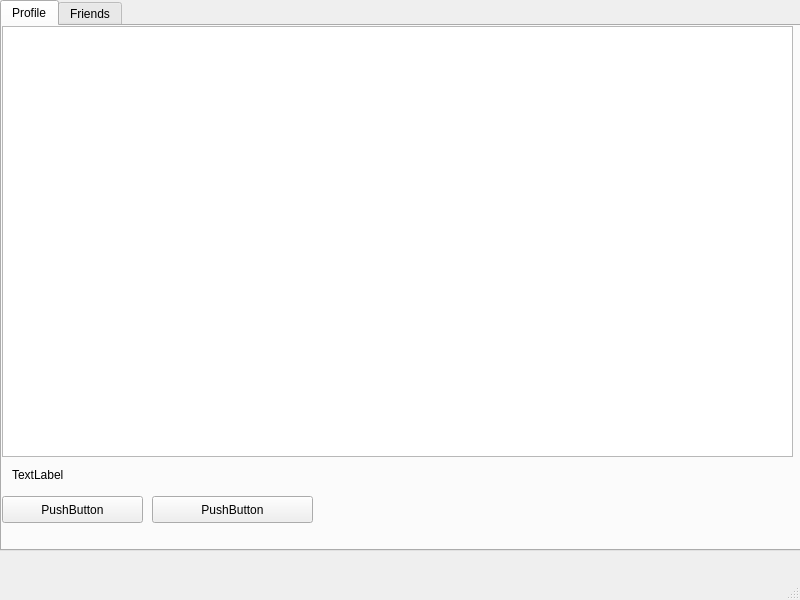
<?xml version="1.0" encoding="UTF-8"?>
<ui version="4.0">
 <class>fellowwindow</class>
 <widget class="QMainWindow" name="fellowwindow">
  <property name="geometry">
   <rect>
    <x>0</x>
    <y>0</y>
    <width>800</width>
    <height>600</height>
   </rect>
  </property>
  <property name="windowTitle">
   <string>MainWindow</string>
  </property>
  <widget class="QWidget" name="centralwidget">
   <widget class="QTabWidget" name="tabWidget">
    <property name="geometry">
     <rect>
      <x>0</x>
      <y>0</y>
      <width>801</width>
      <height>551</height>
     </rect>
    </property>
    <property name="currentIndex">
     <number>0</number>
    </property>
    <widget class="QWidget" name="profile_tab">
     <attribute name="title">
      <string>Profile</string>
     </attribute>
     <widget class="QTableWidget" name="profile_table">
      <property name="geometry">
       <rect>
        <x>0</x>
        <y>0</y>
        <width>791</width>
        <height>431</height>
       </rect>
      </property>
     </widget>
     <widget class="QPushButton" name="pushButton">
      <property name="geometry">
       <rect>
        <x>0</x>
        <y>470</y>
        <width>141</width>
        <height>27</height>
       </rect>
      </property>
      <property name="text">
       <string>PushButton</string>
      </property>
     </widget>
     <widget class="QLabel" name="label">
      <property name="geometry">
       <rect>
        <x>10</x>
        <y>440</y>
        <width>141</width>
        <height>17</height>
       </rect>
      </property>
      <property name="text">
       <string>TextLabel</string>
      </property>
     </widget>
     <widget class="QPushButton" name="pushButton2">
      <property name="geometry">
       <rect>
        <x>150</x>
        <y>470</y>
        <width>161</width>
        <height>27</height>
       </rect>
      </property>
      <property name="text">
       <string>PushButton</string>
      </property>
     </widget>
    </widget>
    <widget class="QWidget" name="friends_tab">
     <attribute name="title">
      <string>Friends</string>
     </attribute>
     <widget class="QTableWidget" name="fellow_friends_table">
      <property name="geometry">
       <rect>
        <x>0</x>
        <y>0</y>
        <width>801</width>
        <height>471</height>
       </rect>
      </property>
     </widget>
    </widget>
   </widget>
  </widget>
  <widget class="QMenuBar" name="menubar">
   <property name="geometry">
    <rect>
     <x>0</x>
     <y>0</y>
     <width>800</width>
     <height>25</height>
    </rect>
   </property>
  </widget>
  <widget class="QStatusBar" name="statusbar"/>
 </widget>
 <resources/>
 <connections/>
</ui>
